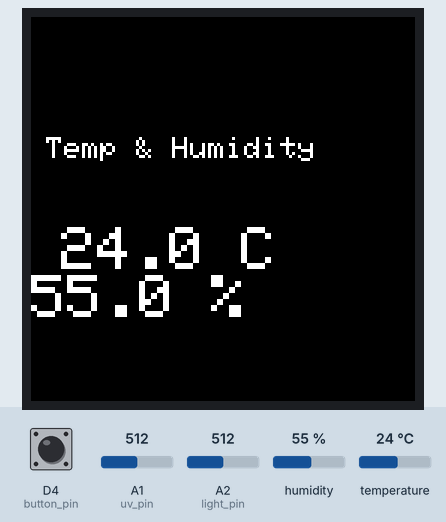
The program below on a simulated Arduino Uno R4 Minima. Parts: 128×128 colour display. The test bench sets the inputs (shaded band); at power-on: humidity 55 %, D4 (button_pin) LOW, A2 (light_pin) = 512, temperature 24 °C, A1 (uv_pin) = 512. What the program prints to the serial monitor is not drawn.

Above: at 1.6 s.
1.7 s: humidity set to 22 %
At 5.2 s:
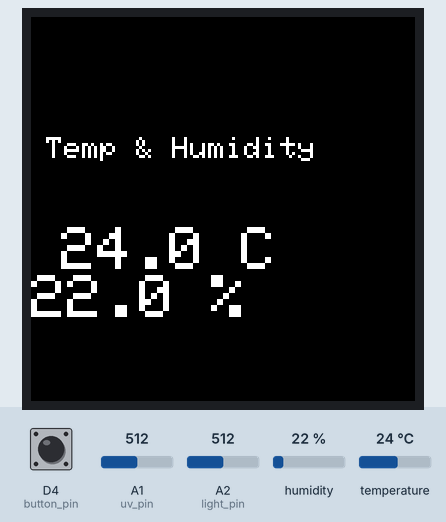
5.5 s: D4 (button_pin) pulled HIGH for 0.15 s
At 5.8 s:
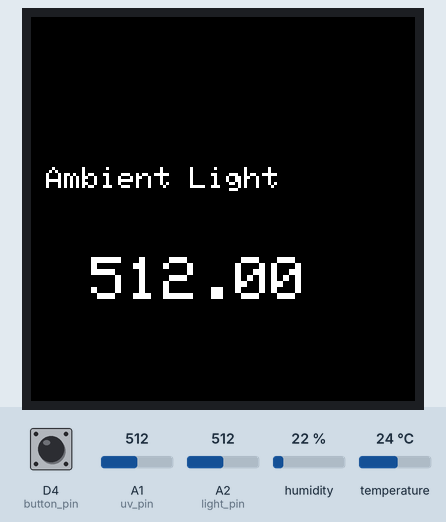
7.1 s: A2 (light_pin) set to 716
At 8.5 s:
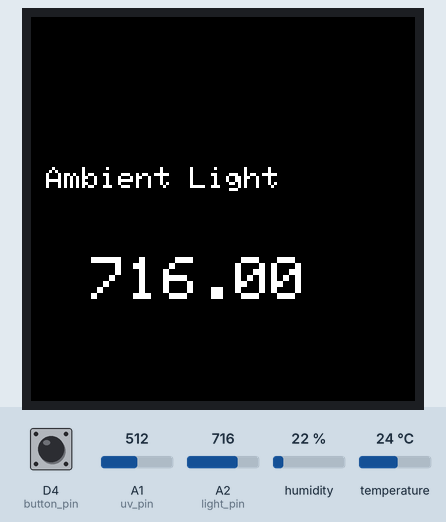
9.0 s: D4 (button_pin) pulled HIGH for 1 s
At 9.3 s:
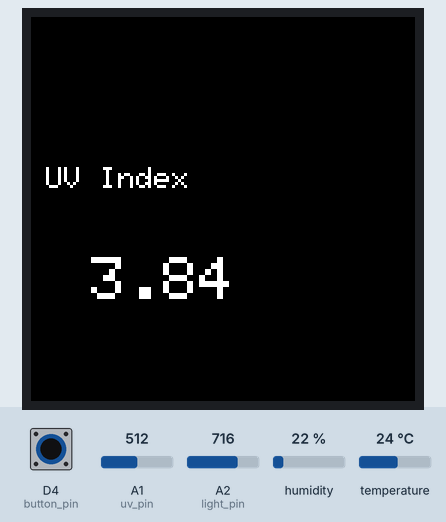
11.5 s: D4 (button_pin) pulled HIGH for 0.15 s
At 12.4 s:
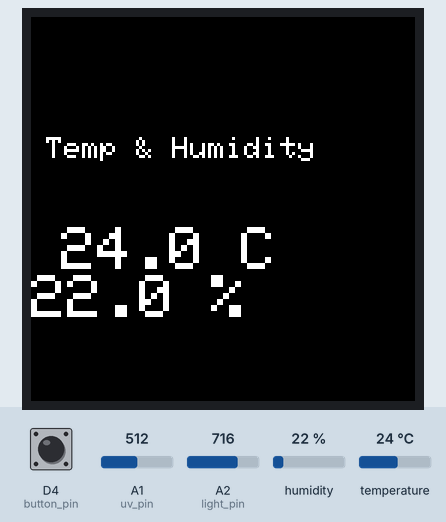
13.1 s: temperature set to 12 °C
At 15.9 s:
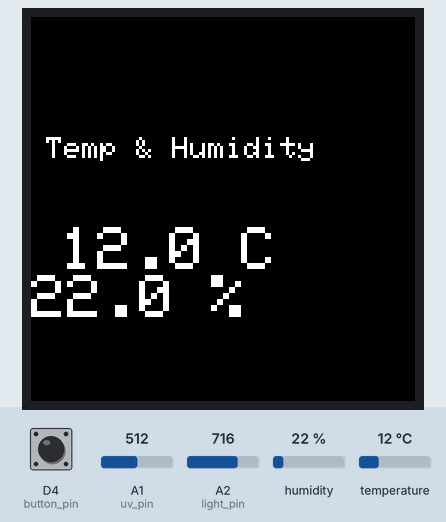
Timing chart, 0 to 17.0 s (numbered marks = the images above; inputs shaded):
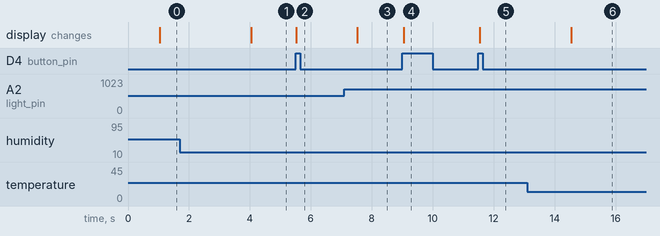

Measured:
- after the input at 1.7 s, the display: changes after 2.3 s (image 1)
- after the input at 5.5 s, the display: changes at once (image 2)
- after the input at 7.1 s, the display: changes after 0.42 s (image 3)
- after the input at 9.0 s, the display: changes at once (image 4)
- after the input at 11.5 s, the display: changes at once (image 5)
- after the input at 13.1 s, the display: changes after 1.4 s (image 6)

The program:

main.cpp
```cpp
// --- INTEGRATED CODE: OLED + DHT SENSOR ---
#include <Arduino.h>
#include <SPI.h>
#include <Adafruit_GFX.h>
#include <Adafruit_SSD1351.h>
#include "Grove_Temperature_And_Humidity_Sensor.h"

// Display Pins
#define OLED_CS   10
#define OLED_DC    9
#define OLED_RST   8
Adafruit_SSD1351 display(128, 128, &SPI, OLED_CS, OLED_DC, OLED_RST);

const int button_pin = 4;
const int uv_pin = A1;
const int light_pin = A2;

float lightValue = 0;
float uvIndex = 0.0;
float dhtHumidity = 0.0;
float dhtTemperature = 0.0;

// DHT Sensor Setup
#define DHTTYPE DHT11   // DHT 11
#define DHTPIN 2        // what pin we're connected to
DHT dht(DHTPIN, DHTTYPE);

struct SensorPage {
  const char* label;
  // For DHT, valuePtr is ignored and custom display logic is used
  float* valuePtr;
};

SensorPage mySensors[] = {
  {"Temp & Humidity", NULL}, // DHT sensor page (custom display)
  {"Ambient Light", &lightValue},
  {"UV Index", &uvIndex},
};

const int totalPages = sizeof(mySensors) / sizeof(mySensors[0]);
int currentChannel = 0;
bool lastButtonState = LOW;

// --- NEW VARIABLES FOR TIMING ---
unsigned long lastUpdate = 0;      // Stores the last time we read sensors
const long interval = 1000;        // Interval at which to refresh (1 second)

void setup() {
  pinMode(button_pin, INPUT);
  display.begin();
  display.fillScreen(0x0000);
  Serial.begin(9600);
  dht.begin();
}

void loop() {
  unsigned long currentMillis = millis();

  if (currentMillis - lastUpdate >= interval) {
    lastUpdate = currentMillis;

    // Read Sensors
    lightValue = analogRead(light_pin);
    int uv_val = analogRead(uv_pin);
    Serial.println(uv_val);
    /*float voltage = (uv_val * 5.0) / 1024.0;
    float intensity = 307.0 * voltage;
    uvIndex = (uv_val*1000/4.3-83)/21;*/
    float voltage = (uv_val * 5.0) / 1024.0;
    float intensity = 307.0 * voltage;
    uvIndex = intensity / 200.0;

    // Read DHT sensor
    float temp_hum_val[2] = {0};
    if (!dht.readTempAndHumidity(temp_hum_val)) {
      dhtHumidity = temp_hum_val[0];
      dhtTemperature = temp_hum_val[1];
    } else {
      dhtHumidity = -1;
      dhtTemperature = -1;
    }

    // Refresh Display
    display.fillScreen(0x0000);
    display.setTextColor(0xFFFF);

    if (currentChannel == 0) {
      // DHT sensor page: show both temp and humidity
      display.setCursor(5, 40);
      display.setTextSize(1);
      display.println("Temp & Humidity");
      display.setCursor(10, 70);
      display.setTextSize(2);
      if (dhtTemperature >= 0 && dhtHumidity >= 0) {
        display.print(dhtTemperature, 1);
        display.println(" C  ");
        display.print(dhtHumidity, 1);
        display.println(" %");
      } else {
        display.print("Sensor Err");
      }
    } else {
      // Other pages: use valuePtr
      display.setCursor(5, 50);
      display.setTextSize(1);
      display.println(mySensors[currentChannel].label);
      display.setCursor(20, 80);
      display.setTextSize(2);
      if (mySensors[currentChannel].valuePtr != NULL) {
        display.print(*(mySensors[currentChannel].valuePtr));
      }
    }
  }

  // BUTTON LOGIC
  bool buttonReading = digitalRead(button_pin);
  if (buttonReading == HIGH && lastButtonState == LOW) {
    currentChannel = (currentChannel + 1) % totalPages;
    lastUpdate = currentMillis - interval;
     // debounce
  }
  lastButtonState = buttonReading;
}
```
